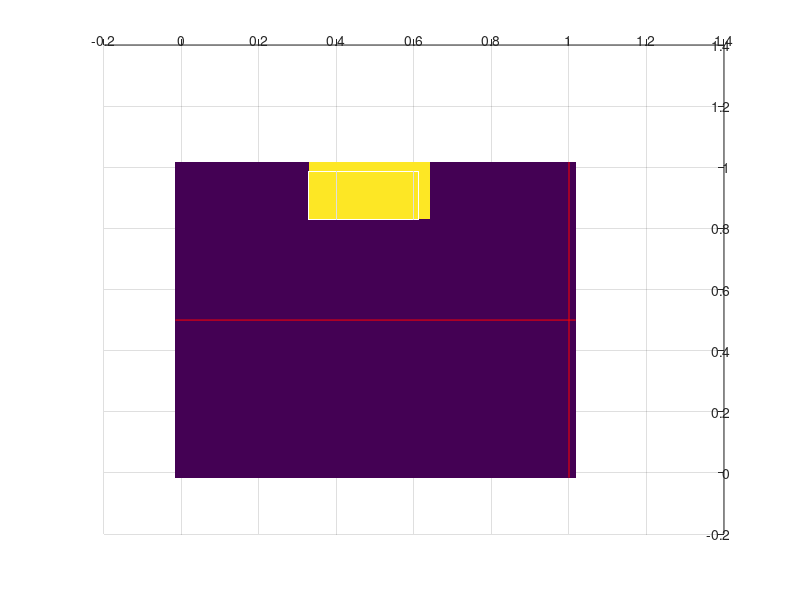
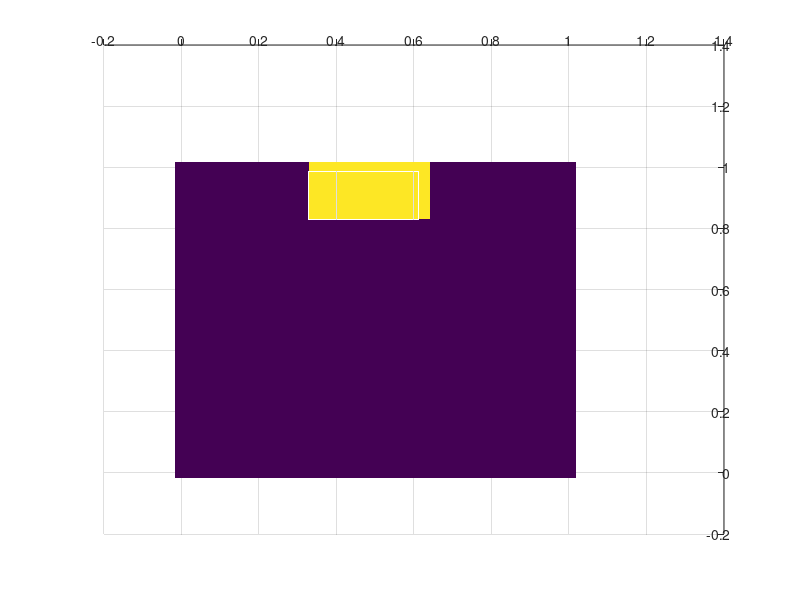
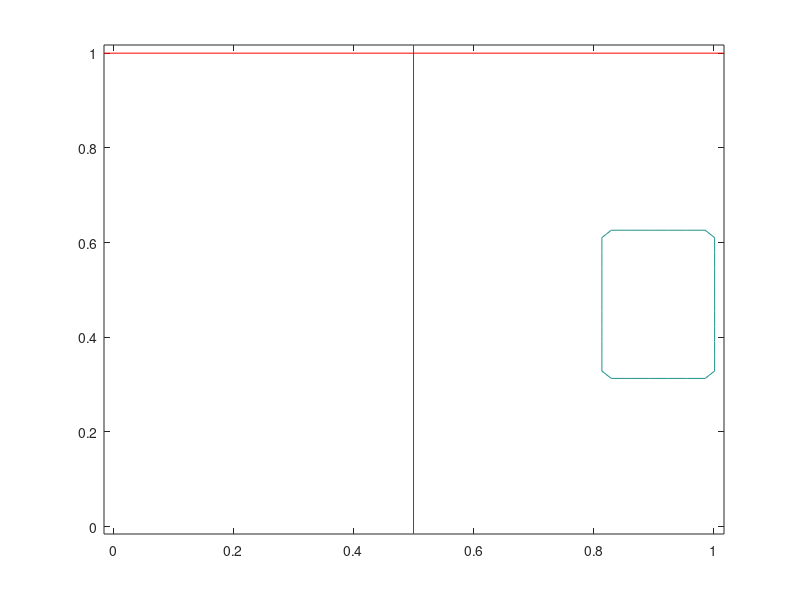
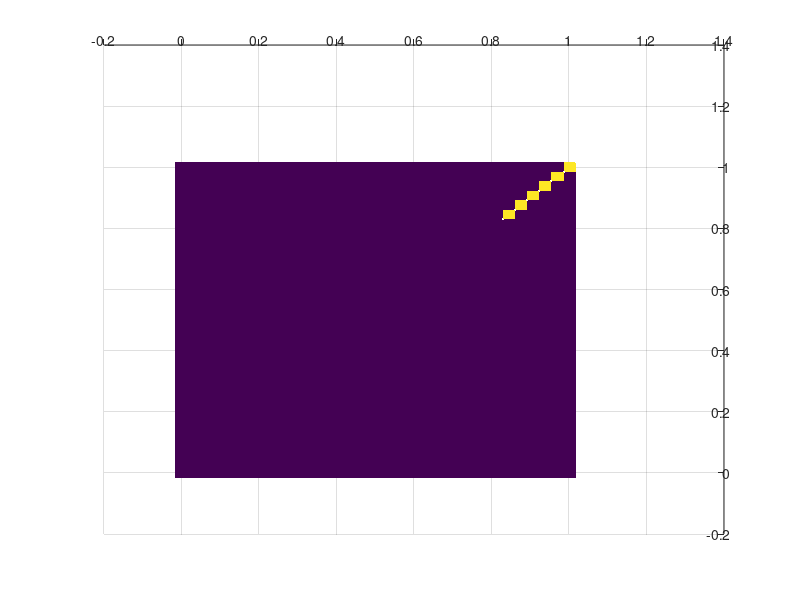

These figures' MATLAB source, in order: (Note: this script raises an error after producing the figures.)

clear all
close all
clc

%% Geomtry and simulation parameters


x_size=1;
y_size=1;
rho1=1;
rho2=2;

mu_o=.01;

% Define wall velocities

u_wall_top=0;
u_wall_bottom=0;
v_wall_left=0;
v_wall_right=0;




%% Initialize grid
dt=.00125;
dx=.0313;
dy=.0313;
time_steps=100;
Nx=round(x_size/dx);
Ny=round(y_size/dy);
nx=Nx;
ny=Ny;


%% Define matrices

u=zeros(Nx+1,Ny+2);
v=zeros(Nx+2,Ny+1);
p=0*ones(Nx+2,Ny+2);
rho=ones(size(p));


% u(:,1)=[ -9 3 -16];
% u(:,2)= [ 12 10 11 ];
% u(:,3)= [16 13 17];
% u(:,4)= [-12 3 -14];
% 
% v(:,1)=[ 5 6 7 7 ];
% v(:,2)=[ 8 9 10 10 ];
% v(:,3)=[ 8 9 10 10 ];

for i=1:nx+2; 
    
    x(i)=dx*(i-1.5);

end

for j=1:ny+2; 
    
    y(j)=dy*(j-1.5);

end




% Step 1: Solve for initial velcoity without pressure.

%% define droplet
rad=0.15;xc=0.5;yc=1; % Initial drop size and location
r=zeros(Nx+2,Ny+2)+rho1;


% Square search conditions
x1=round(((xc-rad)-dx/2)/dx)+1;
x2=round(((xc+rad)-dx/2)/dx)+1;
y1=round(((yc-rad)-dy/2)/dy)+1;
y2=round(((yc+rad)-dy/2)/dy)+1;


for i=2:nx+1
    for j=2:ny+1        
        if ((i<=x2)&&(i>=x1)&&(j<=y2)&&(j>=y1))
            r(i,j)=rho2;
        end
    end
end

%% Plot Density
[X Y]=meshgrid(x,y);
figure(1)
surf(X,Y,r);
view([90 -90])
shading flat
line([ xc xc],[y(1) y(end)],'color','r')
line([ x(1) x(end)],[yc yc],'color','r')

% Define front based on density
dx_f=dx/1;
dy_f=dy/1;

x_start=x(1);
x_end=x(end);

y_start=y(1);
y_end=y(end);

xf_make=[x_start:dx_f:x_end];

yf_make=[y_start:dy_f:y_end];

[XF_MAKE, YF_MAKE]=meshgrid(xf_make,yf_make);
rho_f_make=interp2(X,Y,r,XF_MAKE,YF_MAKE);

figure(2)
surf(XF_MAKE,YF_MAKE,rho_f_make)
shading flat
view([90 -90])

figure(3)
contour(XF_MAKE,YF_MAKE,rho_f_make,1)
line([ xc xc],[y(1) y(end)],'color','r')
line([ x(1) x(end)],[yc yc],'color','r')


%================== SETUP a cube FRONT... ===================



front_make=contourc(rho_f_make,1);

xf_c=front_make(1,2:end)*dx_f;
yf_c=front_make(1,2:end)*dy_f;

xf_c=xf_c-dx_f/2;
yf_c=yf_c-dy_f/2;

Nf=length(xf_c); 
xf=zeros(1,Nf+2);
yf=zeros(1,Nf+2);

xf(1,2:end-1)=xf_c;
yf(1,2:end-1)=yf_c;

front=zeros(size(r));
for l=2:Nf-1
    
    nxf=round(xf(l)/dx)+1;
    nyf=round(yf(l)/dy)+1;
    
    front(nxf,nyf)=10;
    
end

figure
surf(X,Y,front)
shading flat
view([90 -90])


gx=zeros(size(u));
gy=-100*ones(size(v));


for n=1:time_steps
    
    
    %% BOUNDARY CONTIONS

% tangent velocities

 u(:,end)=2*(u_wall_bottom)-u(:,end-1);
 u(:,1)=2*(u_wall_top)-u(:,2);
 
 v(1,:)=2*v_wall_left-v(2,:);
 v(end,:)=2*v_wall_right-v(end-1,:);
 
 % normal velocities
 
%  u(1,:)=0;
%  u(end,:)=0;
%  v(1,:)=0;
%  v(end,:)=0;
% advect Checked
[Ax,Ay]=advect(u,v,dx,dy);




% Diffuse

[Dx,Dy]=diffuse(u,v,dx,dy,mu_o);



% create intermediate velocityoes

[u_star,v_star]=intermediate_velocity(u,v,rho,gx,gy,Ax,Ay,Dx,Dy,dt);






% Pressure terms
tol=.001;
iterations=200;
% pressure boundary conditions


[p]=pressure_iterate(u_star,v_star,dx,dy,dt,rho,p,iterations,tol);






% Correct the velovities

[u,v]=velocity_correct(u,v,u_star,v_star,dx,dy,dt,rho,p);



% Advect the density


[rho]=advect_density(u,v,dx,dy,dt,rho,mu_o);

figure(2)

surf(rho')
view(0 , 90)
shading flat
drawnow


end








